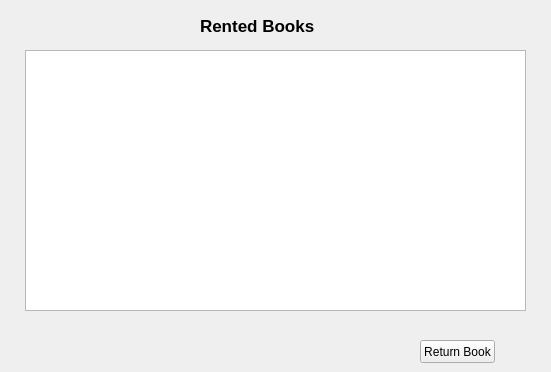
<?xml version="1.0" encoding="UTF-8"?>
<ui version="4.0">
 <class>Frame</class>
 <widget class="QFrame" name="Frame">
  <property name="geometry">
   <rect>
    <x>0</x>
    <y>0</y>
    <width>551</width>
    <height>372</height>
   </rect>
  </property>
  <property name="windowTitle">
   <string>Frame</string>
  </property>
  <widget class="QPushButton" name="returnButton">
   <property name="geometry">
    <rect>
     <x>420</x>
     <y>340</y>
     <width>75</width>
     <height>23</height>
    </rect>
   </property>
   <property name="text">
    <string>Return Book</string>
   </property>
  </widget>
  <widget class="QLabel" name="label">
   <property name="geometry">
    <rect>
     <x>200</x>
     <y>10</y>
     <width>151</width>
     <height>31</height>
    </rect>
   </property>
   <property name="font">
    <font>
     <pointsize>13</pointsize>
     <weight>75</weight>
     <bold>true</bold>
    </font>
   </property>
   <property name="text">
    <string>Rented Books</string>
   </property>
  </widget>
  <widget class="QTableWidget" name="rentedBookTable">
   <property name="geometry">
    <rect>
     <x>25</x>
     <y>50</y>
     <width>501</width>
     <height>261</height>
    </rect>
   </property>
  </widget>
 </widget>
 <resources/>
 <connections/>
</ui>
